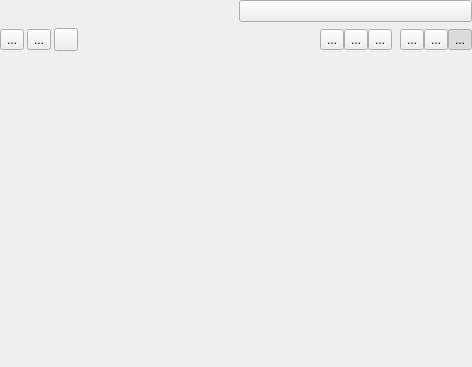
<?xml version="1.0" encoding="UTF-8"?>
<ui version="4.0">
 <class>qMRMLTableViewControllerWidget</class>
 <widget class="ctkPopupWidget" name="qMRMLTableViewControllerWidget">
  <property name="geometry">
   <rect>
    <x>0</x>
    <y>0</y>
    <width>472</width>
    <height>367</height>
   </rect>
  </property>
  <property name="windowTitle">
   <string>Table View Controller</string>
  </property>
  <layout class="QVBoxLayout" name="verticalLayout">
   <property name="margin">
    <number>0</number>
   </property>
   <item>
    <layout class="QHBoxLayout" name="horizontalLayout_3">
     <property name="sizeConstraint">
      <enum>QLayout::SetMinimumSize</enum>
     </property>
     <item>
      <widget class="qMRMLNodeComboBox" name="tableComboBox">
       <property name="nodeTypes">
        <stringlist>
         <string>vtkMRMLTableNode</string>
        </stringlist>
       </property>
       <property name="noneEnabled">
        <bool>true</bool>
       </property>
       <property name="addEnabled">
        <bool>true</bool>
       </property>
       <property name="removeEnabled">
        <bool>true</bool>
       </property>
       <property name="editEnabled">
        <bool>true</bool>
       </property>
       <property name="renameEnabled">
        <bool>true</bool>
       </property>
      </widget>
     </item>
     <item>
      <widget class="QPushButton" name="LockTableButton">
       <property name="sizePolicy">
        <sizepolicy hsizetype="Preferred" vsizetype="Preferred">
         <horstretch>0</horstretch>
         <verstretch>0</verstretch>
        </sizepolicy>
       </property>
       <property name="minimumSize">
        <size>
         <width>30</width>
         <height>0</height>
        </size>
       </property>
       <property name="toolTip">
        <string>Allow table editing</string>
       </property>
       <property name="text">
        <string/>
       </property>
       <property name="icon">
        <iconset resource="../../../../../Base/QTGUI/Resources/qCjyxBaseQTGUI.qrc">
         <normaloff>:/Icons/Medium/CjyxUnlock.png</normaloff>:/Icons/Medium/CjyxUnlock.png</iconset>
       </property>
       <property name="checkable">
        <bool>false</bool>
       </property>
       <property name="flat">
        <bool>false</bool>
       </property>
      </widget>
     </item>
    </layout>
   </item>
   <item>
    <layout class="QHBoxLayout" name="horizontalLayout">
     <property name="spacing">
      <number>3</number>
     </property>
     <item>
      <widget class="QToolButton" name="CopyButton">
       <property name="toolTip">
        <string>Copy</string>
       </property>
       <property name="text">
        <string>...</string>
       </property>
       <property name="icon">
        <iconset resource="../../../../../Base/QTGUI/Resources/qCjyxBaseQTGUI.qrc">
         <normaloff>:/Icons/Medium/CjyxEditCopy.png</normaloff>:/Icons/Medium/CjyxEditCopy.png</iconset>
       </property>
      </widget>
     </item>
     <item>
      <widget class="QToolButton" name="PasteButton">
       <property name="toolTip">
        <string>Paste</string>
       </property>
       <property name="text">
        <string>...</string>
       </property>
       <property name="icon">
        <iconset resource="../../../../../Base/QTGUI/Resources/qCjyxBaseQTGUI.qrc">
         <normaloff>:/Icons/Medium/CjyxEditPaste.png</normaloff>:/Icons/Medium/CjyxEditPaste.png</iconset>
       </property>
      </widget>
     </item>
     <item>
      <widget class="QToolButton" name="PlotButton">
       <property name="toolTip">
        <string>Generate an Interactive Plot based on user-selection of the columns of the table.</string>
       </property>
       <property name="text">
        <string/>
       </property>
       <property name="icon">
        <iconset resource="../../../../../Base/QTGUI/Resources/qCjyxBaseQTGUI.qrc">
         <normaloff>:/Icons/Medium/CjyxInteractivePlotting.png</normaloff>:/Icons/Medium/CjyxInteractivePlotting.png</iconset>
       </property>
      </widget>
     </item>
     <item>
      <widget class="QFrame" name="EditControlsFrame">
       <property name="minimumSize">
        <size>
         <width>0</width>
         <height>15</height>
        </size>
       </property>
       <property name="frameShape">
        <enum>QFrame::NoFrame</enum>
       </property>
       <property name="frameShadow">
        <enum>QFrame::Plain</enum>
       </property>
       <property name="lineWidth">
        <number>0</number>
       </property>
       <layout class="QHBoxLayout" name="horizontalLayout_7">
        <property name="spacing">
         <number>0</number>
        </property>
        <property name="margin">
         <number>0</number>
        </property>
        <item>
         <spacer name="horizontalSpacer">
          <property name="orientation">
           <enum>Qt::Horizontal</enum>
          </property>
          <property name="sizeType">
           <enum>QSizePolicy::MinimumExpanding</enum>
          </property>
          <property name="sizeHint" stdset="0">
           <size>
            <width>16</width>
            <height>20</height>
           </size>
          </property>
         </spacer>
        </item>
        <item>
         <widget class="QToolButton" name="ColumnInsertButton">
          <property name="toolTip">
           <string>Add column</string>
          </property>
          <property name="text">
           <string>...</string>
          </property>
          <property name="icon">
           <iconset resource="../qMRMLWidgets.qrc">
            <normaloff>:/Icons/column_add.png</normaloff>:/Icons/column_add.png</iconset>
          </property>
         </widget>
        </item>
        <item>
         <widget class="QToolButton" name="ColumnDeleteButton">
          <property name="toolTip">
           <string>Delete column</string>
          </property>
          <property name="text">
           <string>...</string>
          </property>
          <property name="icon">
           <iconset resource="../qMRMLWidgets.qrc">
            <normaloff>:/Icons/column_delete.png</normaloff>:/Icons/column_delete.png</iconset>
          </property>
         </widget>
        </item>
        <item>
         <widget class="QToolButton" name="LockFirstColumnButton">
          <property name="toolTip">
           <string>Lock first column</string>
          </property>
          <property name="text">
           <string>...</string>
          </property>
          <property name="icon">
           <iconset resource="../qMRMLWidgets.qrc">
            <normaloff>:/Icons/row_header_lock.png</normaloff>:/Icons/row_header_lock.png</iconset>
          </property>
          <property name="checkable">
           <bool>true</bool>
          </property>
         </widget>
        </item>
        <item>
         <spacer name="horizontalSpacer_2">
          <property name="orientation">
           <enum>Qt::Horizontal</enum>
          </property>
          <property name="sizeType">
           <enum>QSizePolicy::Preferred</enum>
          </property>
          <property name="sizeHint" stdset="0">
           <size>
            <width>8</width>
            <height>0</height>
           </size>
          </property>
         </spacer>
        </item>
        <item>
         <widget class="QToolButton" name="RowInsertButton">
          <property name="toolTip">
           <string>Add row</string>
          </property>
          <property name="text">
           <string>...</string>
          </property>
          <property name="icon">
           <iconset resource="../qMRMLWidgets.qrc">
            <normaloff>:/Icons/row_add.png</normaloff>:/Icons/row_add.png</iconset>
          </property>
         </widget>
        </item>
        <item>
         <widget class="QToolButton" name="RowDeleteButton">
          <property name="toolTip">
           <string>Delete row</string>
          </property>
          <property name="text">
           <string>...</string>
          </property>
          <property name="icon">
           <iconset resource="../qMRMLWidgets.qrc">
            <normaloff>:/Icons/row_delete.png</normaloff>:/Icons/row_delete.png</iconset>
          </property>
         </widget>
        </item>
        <item>
         <widget class="QToolButton" name="LockFirstRowButton">
          <property name="toolTip">
           <string>Lock first row</string>
          </property>
          <property name="text">
           <string>...</string>
          </property>
          <property name="icon">
           <iconset resource="../qMRMLWidgets.qrc">
            <normaloff>:/Icons/column_header_lock.png</normaloff>:/Icons/column_header_lock.png</iconset>
          </property>
          <property name="checkable">
           <bool>true</bool>
          </property>
          <property name="checked">
           <bool>true</bool>
          </property>
         </widget>
        </item>
       </layout>
      </widget>
     </item>
    </layout>
   </item>
   <item>
    <spacer name="verticalSpacer">
     <property name="orientation">
      <enum>Qt::Vertical</enum>
     </property>
     <property name="sizeType">
      <enum>QSizePolicy::Expanding</enum>
     </property>
     <property name="sizeHint" stdset="0">
      <size>
       <width>20</width>
       <height>1</height>
      </size>
     </property>
    </spacer>
   </item>
   <item>
    <spacer name="BottomSpacer">
     <property name="orientation">
      <enum>Qt::Vertical</enum>
     </property>
     <property name="sizeType">
      <enum>QSizePolicy::Fixed</enum>
     </property>
     <property name="sizeHint" stdset="0">
      <size>
       <width>20</width>
       <height>0</height>
      </size>
     </property>
    </spacer>
   </item>
  </layout>
 </widget>
 <customwidgets>
  <customwidget>
   <class>qMRMLNodeComboBox</class>
   <extends>QWidget</extends>
   <header>qMRMLNodeComboBox.h</header>
   <container>1</container>
  </customwidget>
  <customwidget>
   <class>ctkPopupWidget</class>
   <extends>QFrame</extends>
   <header>ctkPopupWidget.h</header>
   <container>1</container>
  </customwidget>
 </customwidgets>
 <resources>
  <include location="../qMRMLWidgets.qrc"/>
  <include location="../../../../../Base/QTGUI/Resources/qCjyxBaseQTGUI.qrc"/>
 </resources>
 <connections/>
</ui>
